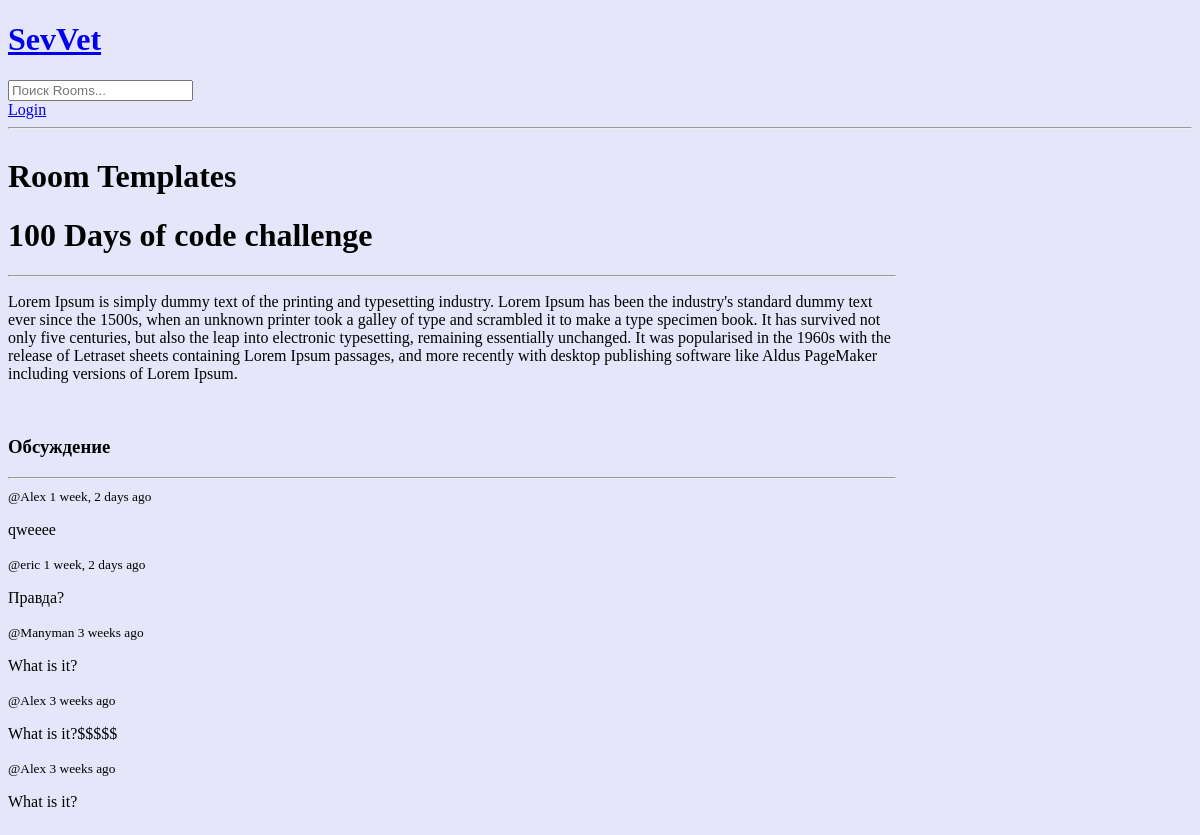
The app's page /room/2, older data.
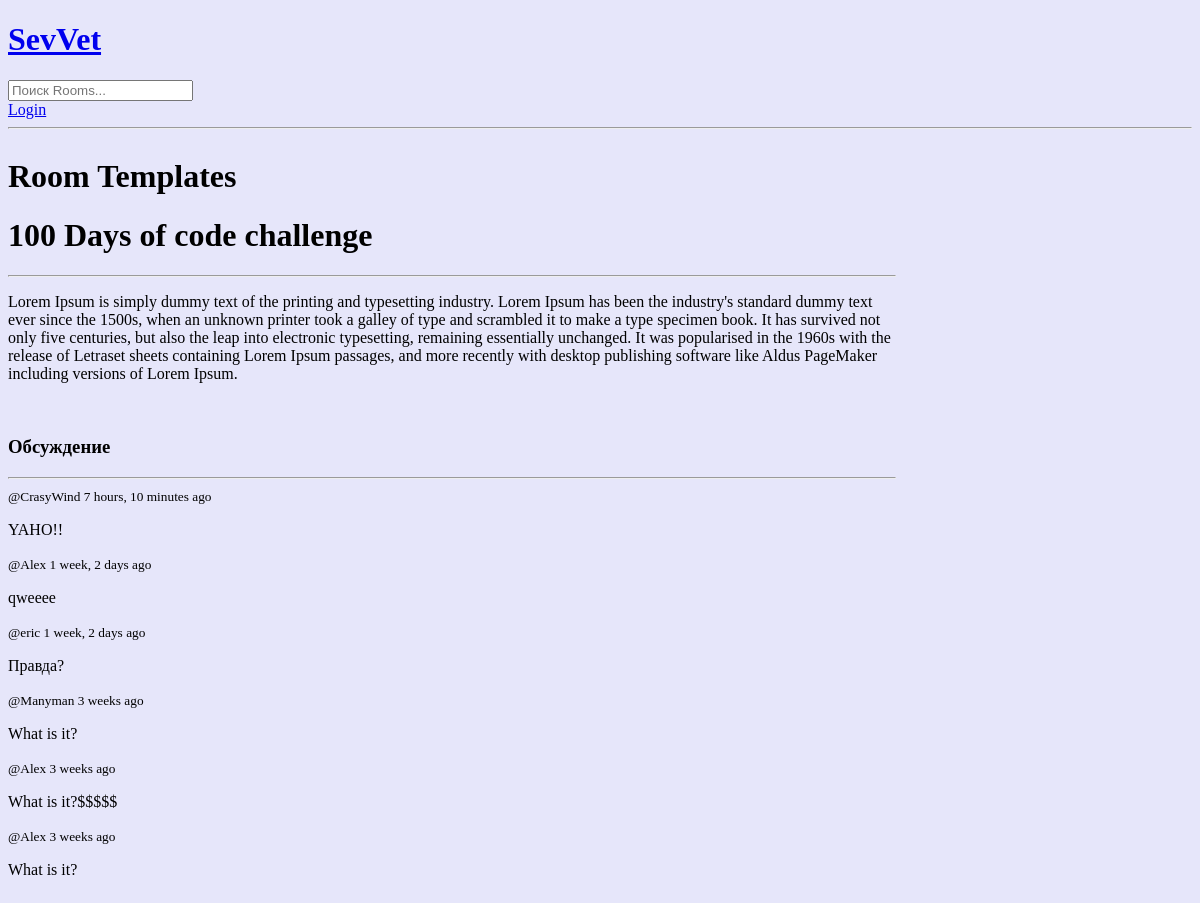
The same page, newer data.
### Base/models.py (models this page shows, shortened)
class Message(models.Model):
    objects = None
    users = models.ForeignKey(User, on_delete=models.CASCADE)
    room = models.ForeignKey(Room, on_delete=models.CASCADE)
    body = models.TextField()
    update = models.DateTimeField(auto_now=True)
    created = models.DateTimeField(auto_now_add=True)
    class Meta:
        ordering = ['-update', '-created'] # META - суперкласс, в данном случакпозволяющий сортировать по дате создания/обновления

### Base/views.py (the view, shortened to what this page needs)
# urls.py: path('room/<str:pk>', views.room, name='room'),
def room(request, pk):
    room = Room.objects.get(id=pk)
    room_messages = room.message_set.all()  # .order_by('-created')сортировка по убыванию
    participants = room.participants.all()
    context = {'room': room, 'room_messages': room_messages, 'participants': participants} # для получения доступа внутри комнаты через словарь
    return render(request, 'Base/room.html', context)

### Base/templates/Base/room.html (shortened to what this page needs)
{% extends 'main.html' %}
{% block content %}
<div class="room-container">
    <div>
        <h1>Room Templates </h1>
        <h1>{{ room.name }}</h1>
        <hr>
        <p>{{ room.description }}</p><br>
        <div class="comment-wrapper">
            <h3>Обсуждение</h3>
            <hr>
            {% for message in room_messages %}
                <div>
                    <small>@{{message.users}} {{message.created|timesince}} ago</small>
                    <p>{{ message.body }}</p>
                </div>
            {% endfor %}
        </div>
{% endblock content%}

Row changes from the older to the newer data that the page shows:
added Message: users "CrasyWind", created "7 hours, 10 minutes", body "YAHO!!"
